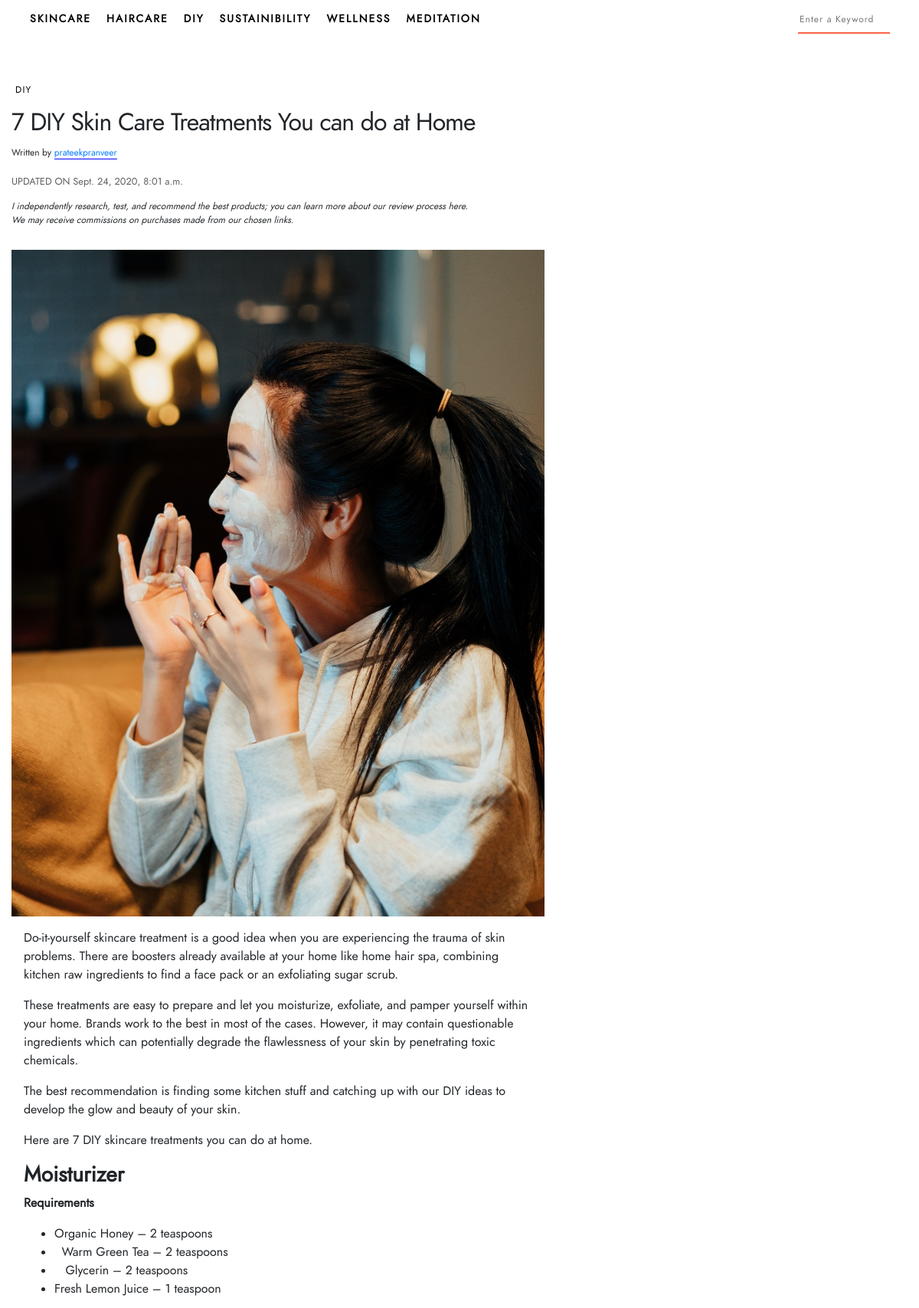
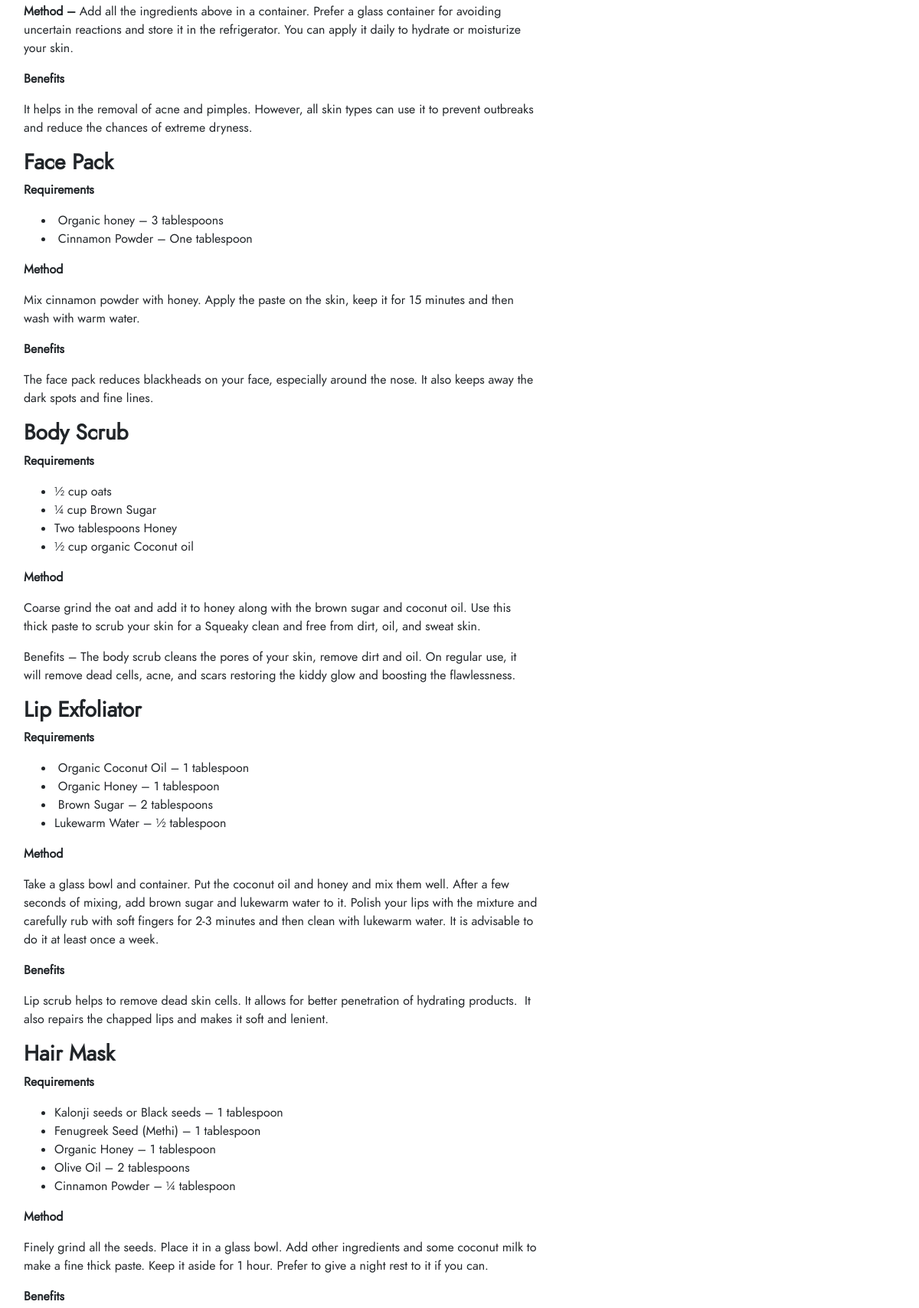
The page /7-diy-skin-care-treatments-you-can-do-home (upper part) on the database its author committed (2 pictures, top to bottom).
### blog/models.py (models this page shows, shortened)
class Category(models.Model):
    title = models.CharField(max_length=100, db_index=True)
    slug = models.SlugField(max_length=100, db_index=True)
    description = models.TextField(max_length=1000, blank=True)
    def __str__(self):
        return self.title

class Blog(models.Model):
    title = models.CharField(max_length=100, unique=True)
    slug = models.SlugField(max_length=100, unique=True)
    meta = models.TextField(max_length=1000)
    body = models.TextField()
    author = models.ForeignKey(settings.AUTH_USER_MODEL, on_delete= models.CASCADE)
    header_img = models.ImageField(upload_to='images/', default=None)
    posted = models.DateTimeField(db_index=True, auto_now_add=True)
    category = models.ForeignKey('blog.Category', on_delete=models.CASCADE)

### blog/views.py (the view)
# urls.py: path('<str:slug>', views.single_post, name="single-post"),
def single_post(request,slug):
    x = Category.objects.all()
    slugpost = Blog.objects.filter(slug=slug)
    recentpost = Blog.objects.all()[:4]
    return render(request, 'single_blog.html', {'slugpost': slugpost, 'recentpost': recentpost, 'x': x})

### templates/single_blog.html (shortened to what this page needs)
{% extends 'base.html' %}
{% block body %}
{% for x in slugpost %}
<div class="container mt-5">
    <div class="row">
        <div class="col-md-9">
            <div class="cat">
                <a href="{% url 'category' x.category %}" class="cats2">{{x.category}}</a>
            </div>
            <div class="headingx mt-2">
                <h2>{{x.title}}</h2>
            </div>
            <div class="author ">
                <p class="written-by">Written by <a href="#" class="author-name">{{x.author}}</a></a></p> <small class="updated-on">UPDATED ON {{x.posted}}</small>
            </div>
            <div class="xline">
                <p>I independently research, test, and recommend the best products; you can learn more about our review process here. We may receive commissions on purchases made from our chosen links.</p>
            </div>
            <div class="imgx">
                <img src="{{x.header_img.url}}" class="img-fluid" alt="">
            </div>
            <div class="body mt-3 ml-3 mr-3">
              {{x.body|safe }}
            </div>
        </div>
    </div>
</div>
{% endfor %}
       {% endblock body %}

### templates/base.html (shortened to what this page needs)
{% load static %}
<!DOCTYPE html>
<html lang="en">
<head>
    <link rel="stylesheet" href="https://stackpath.bootstrapcdn.com/bootstrap/4.5.2/css/bootstrap.min.css">
    <link rel="stylesheet" href="{% static 'css/style.css' %}">
    <link href="https://pagecdn.io/lib/easyfonts/fonts.css" rel="stylesheet" />
    <link rel="stylesheet" href="https://stackpath.bootstrapcdn.com/font-awesome/4.7.0/css/font-awesome.min.css">
    <link rel="stylesheet" href="https://stackpath.bootstrapcdn.com/font-awesome/4.7.0/css/font-awesome.min.css">
</head>
<body>
    <div class="nav2 sticky-top container">
        <div class="row">
            <div class="col-md-10">
                <ul class="nav ml-4">
{% for x in x %}
<li class="nav-item">
    <a class="nav-link main active" href="{% url 'category' x.slug %}">{{ x.title }}</a>
</li>
{% endfor %}
                </ul>
            </div>
            {% block search %}
            <form method="GET" action="search">
                <input name="query" id="query" type="text" placeholder="Enter a Keyword" style="border-bottom: 2px solid tomato !important;">
            </form>
            {% endblock search %}
        </div>
    </div>
    {% block body %}
    {% endblock body %}
</body>
</html>

### static/css/style.css (style rules this page uses)
.main { margin-right: 20px !important; }
* { font-family: louis !important; }
.container { max-width: 1300px !important; }
.main { position: relative; display: inline-block; color: black !important; }
.cats2 { letter-spacing: 3px; font-style: normal; font-weight: normal; font-size: 12px; line-height: 12px; letter-spacing: 0.105em; margin: 20px 5px; color: #000000 !important; }
.author-name { border-bottom: 1px solid blue; }
.written-by { font-size: 12px; font-family: josefin sans; font-weight: 400; margin-top: 12px; }
.headingx h2 { font-family: josefin sans; letter-spacing: -1px; margin-top: 12px; font-weight: 300; }
.imgx { width: 80%; }
.imgx img { margin-top: 14px; }
.body p { width: 80%; }
.updated-on { color: #5f5f5f; }
.xline p { font-style: italic; margin-top: 12px; font-size: 12px; width: 600px; }
.headingx { letter-spacing: 2px; font-family: josefin sans; }
.nav2 { background-color: rgba(255, 255, 255, 0.932); padding-top: 12px; padding-bottom: 12px; }
.nav-link { letter-spacing: 1px; font-family: josefin sans; font-size: 12px; color: rgb(82, 73, 90); font-weight: 500; padding: 0px !important; margin-right: 30px; }
form { margin-left: 42px; }
input { padding-bottom: 8px; font-size: 12px; color: red; border: none !important; letter-spacing: 1px; }
.main { font-size: 12px !important; color: rgb(82, 82, 82) !important; padding: 0px !important; margin-right: 20px; line-height: 25px; font-weight: 500 !important; letter-spacing: 2px !important; }
.nav-item a { letter-spacing: 1px; font-size: 13px; font-weight: 500; color: black !important; }

### templates/base.html (style rules this page uses)
.nav2 { max-width: 100% !important; }
.nav-link { font-size: 14px !important; font-weight: 600 !important; }

### rows shown on the page
Category: title "SKINCARE"
Category: title "HAIRCARE"
Category: title "DIY"
Category: title "SUSTAINIBILITY"
Category: title "WELLNESS"
Category: title "MEDITATION"
Blog: category "DIY", title "7 DIY Skin Care Treatments You can do at Home", author "prateekpranveer", posted "Sept. 24, 2020, 8:01 a.m.", header_img (picture), body "Do-it-yourself skincare treatment is a good idea when you are experiencing the trauma of skin problems. There are boosters already available at your home like home hair spa, combining kitchen raw ingredients to find a face pack or an exfoliating sugar scrub. These treatments are easy to prepare and let you moisturize, exfoliate, and pamper yourself within your home. Brands work to the best in most of the cases. However, it may contain questionable ingredients which can potentially degrade the flawlessness of your skin by penetrating toxic chemicals. The best recommendation is finding some kitchen stuff and catching up with our DIY ideas to develop the glow and beauty of your skin. Here are…"
